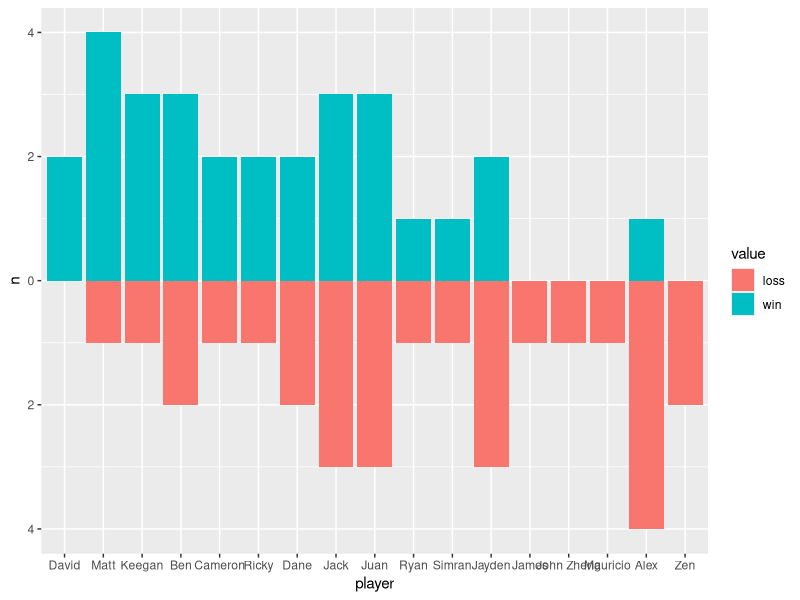
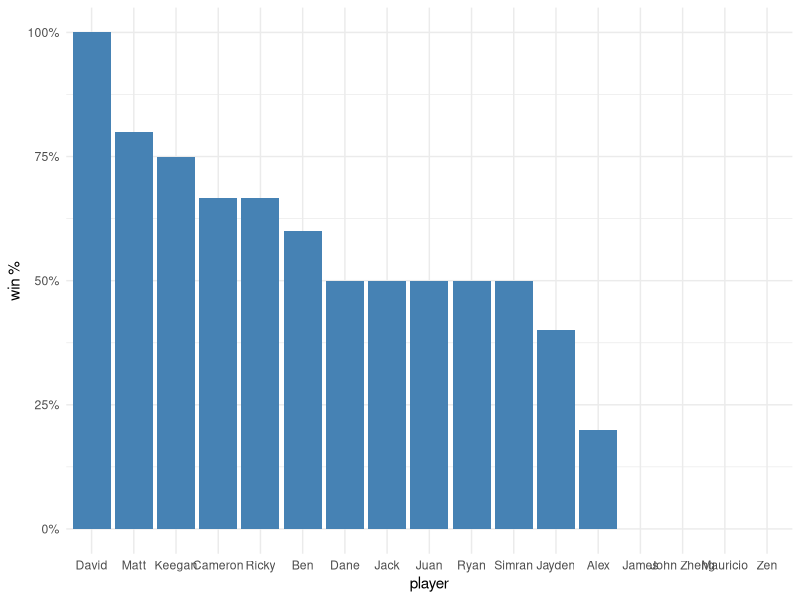

Write R code to recreate these figures, in order.
#!/usr/bin/env Rscript

library(plyr)
suppressMessages(library(dplyr))
library(ggplot2)
library(reshape2)
library(scales)

# Load in data
raw_data <- readLines("data.txt")
raw_games <- split(raw_data[raw_data != ""], cumsum(raw_data == "")[raw_data != ""])

# Process data
games <- c()

for (game in raw_games) {
  raw_date <- unlist(strsplit(game[1], "\t"))[2]
  date <- as.Date(raw_date)

  raw_players <- unlist(strsplit(game[2], "\t"))[2]
  players <- as.numeric(raw_players)

  winning_team <- unlist(strsplit(game[3], "\t"))[2]

  # Make the game data frame
  game_df <- data.frame(
    sapply(
      game[4:(4 + players - 1)],
      function(line) unlist(strsplit(line, "\t"))
    )
  )
  game_df <- as.data.frame(t(unname(game_df)))
  colnames(game_df) <- c("player", "role")

  # Add in non-data frame attrs
  game_df.date <- date
  game_df.winning_team <- winning_team
  game_df.players <- players

  # Add team column
  game_df$team <- sapply(
    game_df[, "role"],
    function(role)
      if (role %in% c("merlin", "leffen", "resistance")) {
        "resistance"
      } else {
        "spies"
      }
  )

  # Add result column
  game_df$result <- sapply(
    game_df[, "team"],
    function(role)
      if (role == "resistance" & winning_team == "resistance") {
        "win"
      } else if (role == "spies" & winning_team == "spies") {
        "win"
      } else {
        "loss"
      }
  )

  games <- c(games, list(game_df))
}

# Count player win rates
big_df <- rbind.fill(games)
molten_results <- melt(select(big_df, player, result), id.var = c("player"))
results <- dcast(molten_results, player ~ value, value.var = "player", length)

# Add in win %
results <- transform(results, win_percent = win / (win + loss))

# Plot results
results_freq <- as.data.frame(molten_results %>% group_by(player, value) %>% tally())
results_freq$n2 <- ifelse(results_freq$value == "loss", -1 * results_freq$n, results_freq$n)

p_wins_losses <- (
  ggplot(data = results_freq)
  + geom_bar(aes(x = reorder(player, -n2), y = n2, fill = value), stat = "identity", position = "identity")
    + labs(x = "player", y = "n")
    + scale_y_continuous(label = abs, breaks = pretty_breaks())
)
x11()
print(p_wins_losses)

# Plot win %
p_win_percent <- (
  ggplot(data = results, aes(x = reorder(player, -win_percent), y = win_percent))
  + geom_bar(stat = "identity", fill = "steelblue")
    + labs(x = "player", y = "win %")
    + scale_y_continuous(labels = scales::percent_format())
    + theme_minimal()
)
x11()
print(p_win_percent)

# Wait for user to kill script (uncomment this if running with Rscript)
# Sys.sleep(999999999999)
